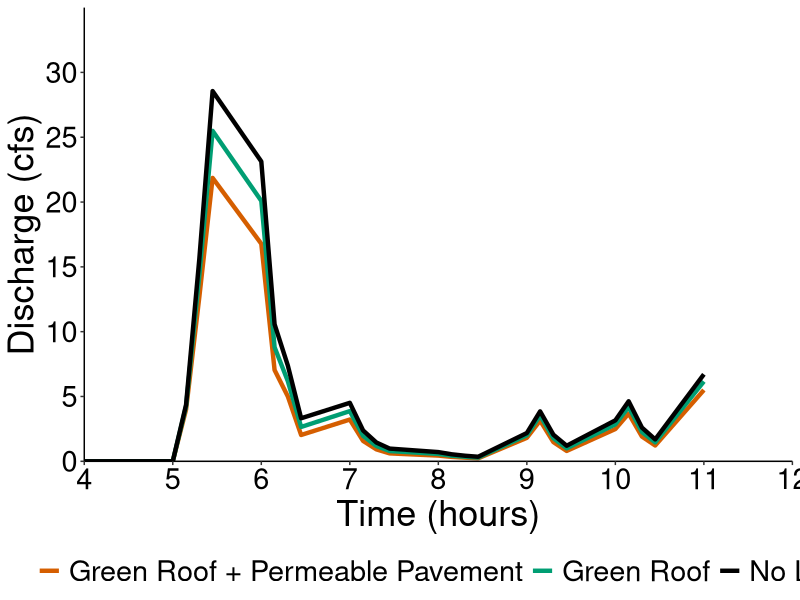
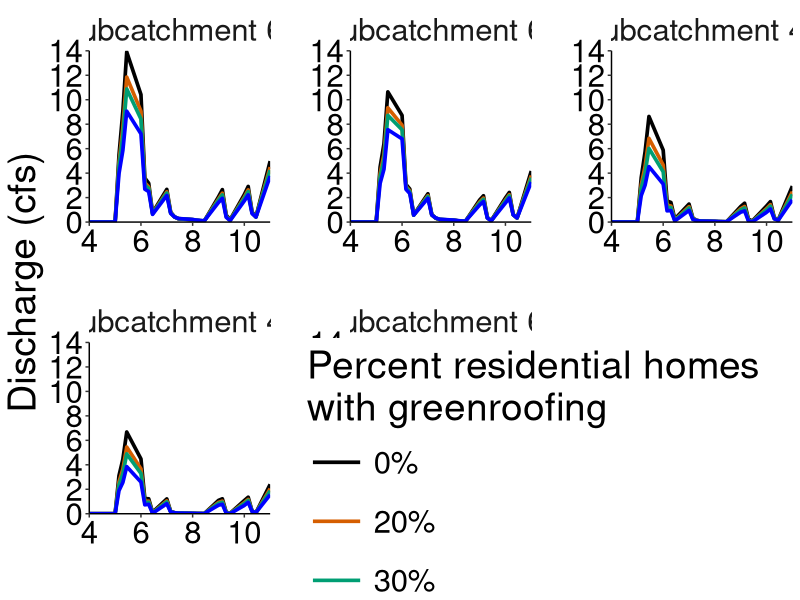
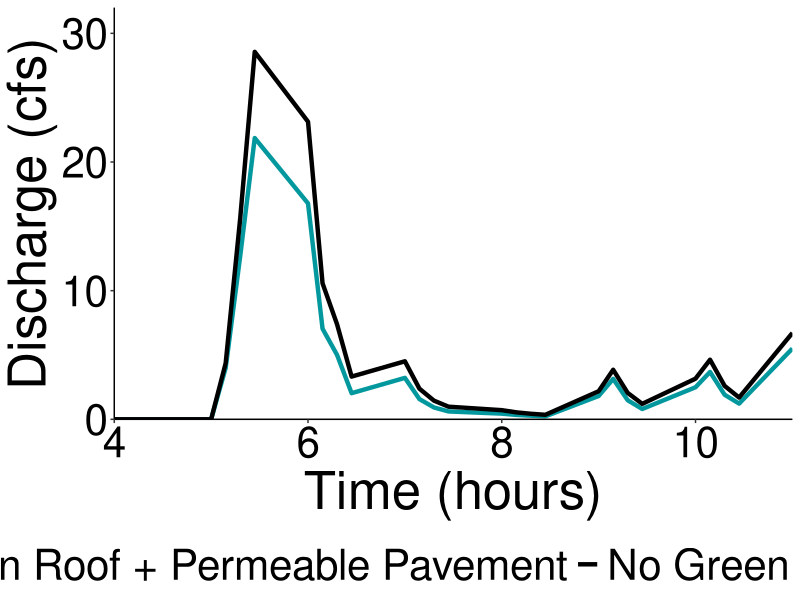
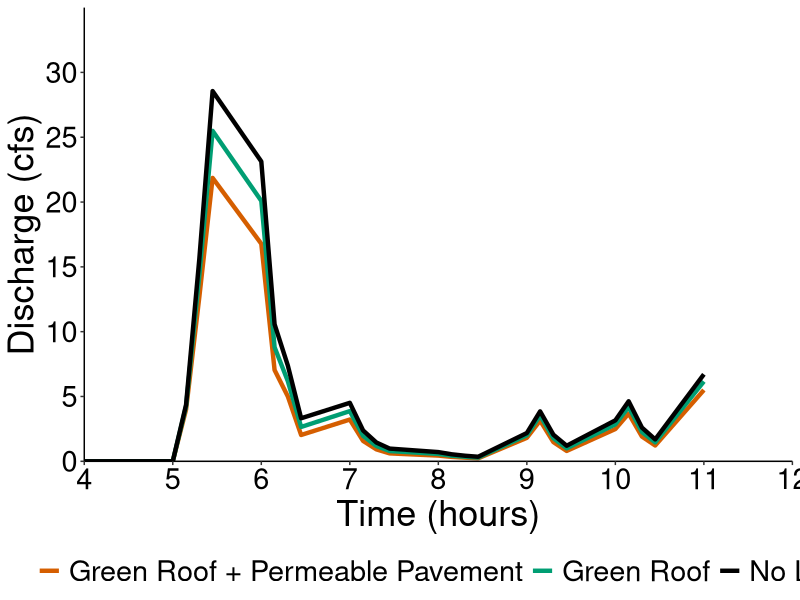
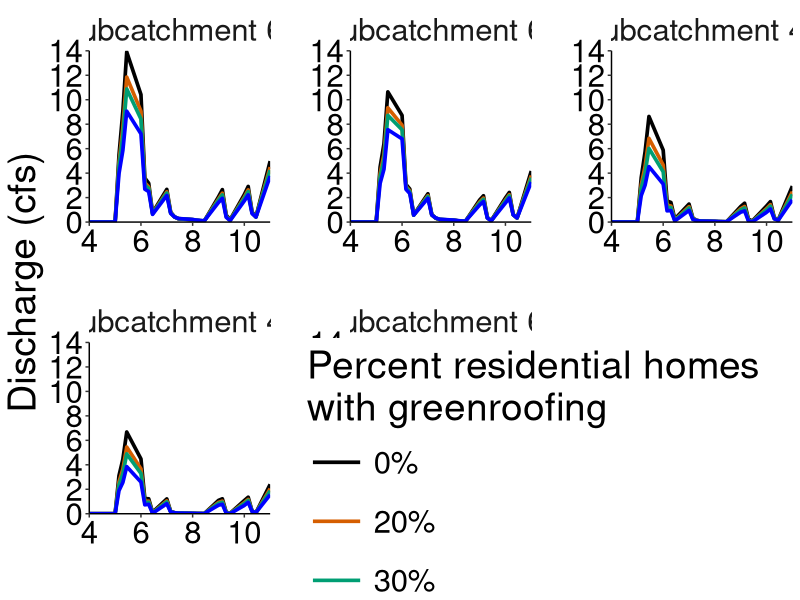

Generate these figures, in order, with R: (Note: this script raises an error after producing the figures.)
## ---- chunk 1
knitr::opts_chunk$set(echo = TRUE)
library(tidyverse) #For data wrangling
library(here)
library(kableExtra) # for tables
library(gganimate) # for creating gif
## ---- chunk 2
#read in data
subcatch_78runoff <- read.csv(here("LID_Graphs", "subcatchment78_LID_runoff.csv"))
wailupe_greenroof_top5 <- read.csv(here("LID_Graphs", "wailupe_greenroof_top5.csv"))
## ---- chunk 3
#Create graph for subcatchment 78 runoff 

cbp2 <- c("#D55E00","#009E73", "#000000")

runoff_78 <- ggplot(subcatch_78runoff, aes(x=time, y = runoff_cfs, color = lid_type)) + 
  geom_line(aes(color=lid_type), size= 1.5)+
  theme_classic()+
  labs(x="Time (hours)", y="Discharge (cfs)")+
  scale_y_continuous(limits= c(0,35), breaks= seq(0,30, by= 5),expand= c(0,0))+
  scale_x_continuous(limits= c(4,12), breaks= seq(0,12, by= 1),expand= c(0,0))+
  theme(legend.title = element_blank())+
  theme(legend.position="bottom") +
  scale_colour_manual(labels = c("Green Roof + Permeable Pavement", "Green Roof", "No LID"), values= cbp2) +
  theme(text=element_text(color="black"),axis.text=element_text(color="black")) +
  theme(text = element_text(size =26))

runoff_78

ggsave("lid_runoff_78.png", runoff_78, width = 16, height = 10, units = "in" )

## animated plot

runoff_78_animate <- ggplot(subcatch_78runoff, aes(x=time, y = runoff_cfs, color = lid_type)) + 
  geom_line(aes(color=lid_type), size= 1.5)+
  theme_classic()+
  labs(x="Time (hours)", y="Discharge (cubic feet / second)")+
  scale_y_continuous(limits= c(0,35), breaks= seq(0,30, by= 5),expand= c(0,0))+
  scale_x_continuous(limits= c(4,12), breaks= seq(0,12, by= 1),expand= c(0,0))+
  theme(legend.title = element_blank())+
  theme(legend.position="bottom") +
  scale_colour_manual(labels = c("Green Roof + Permeable Pavement", "Green Roof", "No LID"), values= cbp2) +
  theme(text=element_text(color="black"),axis.text=element_text(color="black")) +
  theme(text = element_text(size =26)) +
    transition_reveal(time)

runoff_78_animate

# animate in a two step process:
  # animate(runoff_78_animate, height = 900, width =1000, renderer = gifski_renderer(loop = FALSE), bg = 'transparent')
   # anim_save("runoff_78_animate.gif")  
## ---- chunk 4
# graph green roof scenarios for top 5 runoff hotspots 

cbp2 <- c("#000000","#D55E00","#009E73", 'blue')

top5 <- ggplot(wailupe_greenroof_top5, aes(x=time, y = runoff_cfs, color = perc_greenroof)) + 
  geom_line(aes(color=perc_greenroof), size= 1.25)+
  theme_classic() +
  facet_wrap(~factor(subcatchment, levels=c('Subcatchment 67','Subcatchment 68','Subcatchment 45','Subcatchment 47', 'Subcatchment 60')), scales = "free")+ # arrange by 67, 68, 45, 47, 60  
  labs(x="Time (hours)", y="Discharge (cfs)")+
  scale_y_continuous(limits= c(0,14), breaks= seq(0,14, by= 2),expand= c(0,0))+
  scale_x_continuous(limits= c(4,11), breaks= seq(4,11, by= 2),expand= c(0,0))+
  theme(panel.spacing.x = unit(10, "mm"), 
        panel.spacing.y= unit(10, "mm"),
        strip.background = element_blank()) +
  theme(legend.position="right") +
  scale_colour_manual(labels = c("0%", "20%", "30%", "50%"), values= cbp2, name = "Percent residential homes \nwith greenroofing") +
  theme(text=element_text(color="black"),axis.text=element_text(color="black")) +
  theme(text = element_text(size =28)) + 
  theme(
    legend.position = c(.98, .38),
    legend.justification = c("right", "top"),
    legend.box.just = "right",
    legend.margin = margin(6, 6, 6, 6), 
    legend.key.size = unit(1.5, "cm"),
    legend.title=element_text(size=28)) 

top5

ggsave("top5.png", top5, width = 20, height = 10, units = "in")

## ---- chunk 5
## read in each percent green roof
wailupe_greenroof_20perc <- read.csv(here("LID_Graphs", "wailupe_green_roofs_20percentresults.csv"))
wailupe_greenroof_30perc <- read.csv(here("LID_Graphs", "wailupe_green_roofs_30percentresults.csv"))
wailupe_greenroof_50perc <- read.csv(here("LID_Graphs", "wailupe_green_roofs_50percentresults.csv"))
## ---- chunk 6
wailupe_greenroof_20perc_table <- wailupe_greenroof_20perc %>% 
  arrange(desc(Runoff.Coefficient)) %>%  
  kable(col.names=c("Subcatchment","Total Runoff (10$^{6}$ gal)", "Peak Runoff (cfs)", "Runoff Coefficient")) %>%
  kable_styling(bootstrap_options = "striped")

wailupe_greenroof_20perc_table


wailupe_greenroof_30perc_table <- wailupe_greenroof_30perc %>% 
  arrange(desc(Runoff.Coefficient)) %>%  
  kable(col.names=c("Subcatchment","Total Runoff (10$^{6}$ gal)", "Peak Runoff (cfs)", "Runoff Coefficient")) %>%
  kable_styling(bootstrap_options = "striped")

wailupe_greenroof_30perc_table

wailupe_greenroof_50perc_table <- wailupe_greenroof_50perc %>% 
  arrange(desc(Runoff.Coefficient)) %>%  
  kable(col.names=c("Subcatchment","Total Runoff (10$^{6}$ gal)", "Peak Runoff (cfs)", "Runoff Coefficient")) %>%
  kable_styling(bootstrap_options = "striped")

wailupe_greenroof_50perc_table
## ---- chunk 7
## black = no lid 
## blue = combined = #03989E

cp3 <- c("#03989E", "#000000")

subcatch_78runoff_nolid_comb <- subcatch_78runoff %>% 
  filter(lid_type %in% c("no_lid", "combined"))

# to export sub 78 df with just no_lid and combined greenroof and permeable pavement 
# write.csv(subcatch_78runoff_nolid_comb, "subcatch_78runoff_nolid_comb.csv")

runoff_78_nolid_comb <- ggplot(subcatch_78runoff_nolid_comb, aes(x=time, y = runoff_cfs, color = lid_type)) + 
  geom_line(aes(color=lid_type), size= 1.5)+
  theme_classic()+
  labs(x="Time (hours)", y="Discharge (cfs)")+
  scale_y_continuous(limits= c(0,32), breaks= seq(0,30, by= 10),expand= c(0,0))+
  scale_x_continuous(limits= c(4,11), breaks= seq(0,12, by= 2),expand= c(0,0))+
  theme(legend.title = element_blank())+
  theme(legend.position="bottom") +
  scale_colour_manual(labels = c("Green Roof + Permeable Pavement", "No Green Infastructure"), values= cp3) +
  theme(text=element_text(color="black"),axis.text=element_text(color="black")) +
  theme(text = element_text(size =38))

runoff_78_nolid_comb

# ggsave("runoff_78_nolid_comb.png", runoff_78_nolid_comb, width = 16, height = 10, units = "in" )

## animated plot for publics
runoff_78_nolid_comb_animate <- ggplot(subcatch_78runoff_nolid_comb, aes(x=time, y = runoff_cfs, color = lid_type)) + 
  geom_line(aes(color=lid_type), size= 1.5)+
  theme_classic()+
  labs(x="Time (hours)", y="Discharge (cubic feet / second)")+
  scale_y_continuous(limits= c(0,32), breaks= seq(0,30, by= 10),expand= c(0,0))+
  scale_x_continuous(limits= c(4,11), breaks= seq(0,12, by= 2),expand= c(0,0))+
  theme(legend.title = element_blank())+
  guides(color = guide_legend(override.aes = list(size = 3))) + # changes line thickness on legend
  theme(legend.position="bottom") +
  scale_colour_manual(labels = c("Green Roof + Permeable Pavement", "No Green Infastructure"), values= cp3) +
  theme(text=element_text(color="black"),axis.text=element_text(color="black")) +
  theme(text = element_text(size=38)) +
  transition_reveal(time) 
# +
#   theme(
#     panel.background = element_rect(fill = "transparent"), # bg of the panel
#     plot.background = element_rect(fill = "transparent", color = NA), # bg of the plot
#     panel.grid.major = element_blank(), # get rid of major grid
#     panel.grid.minor = element_blank(), # get rid of minor grid
#     legend.background = element_rect(fill = "transparent"), # get rid of legend bg
#   )

runoff_78_nolid_comb_animate

# animate in a two step process:
 animate(runoff_78_nolid_comb_animate, height = 900, width =1000, renderer = gifski_renderer(loop = FALSE), bg = 'transparent')

  anim_save("runoff_78_nolid_comb_animate.gif") 

## ---- chunk 8
runoff_78_nolid_comb_v2 <- ggplot(subcatch_78runoff_nolid_comb, aes(x=time, y = runoff_cfs, color = lid_type)) + 
  geom_line(aes(color=lid_type), size= 1.5)+
  theme_classic()+
  labs(x="Time (hours)", y="Discharge (cubic feet / second)")+
  scale_y_continuous(limits= c(0,32), breaks= seq(0,30, by= 10),expand= c(0,0))+
  scale_x_continuous(limits= c(4,11), breaks= seq(0,12, by= 2),expand= c(0,0))+
  guides(color = guide_legend(override.aes = list(size = 3))) + # changes line thickness on legend
  theme(legend.title = element_blank())+
  theme(legend.position="bottom") +
  scale_colour_manual(labels = c("Green Roof + Permeable Pavement", "No Green Infastructure"), values= cp3) +
  theme(text=element_text(color="white"),
        axis.text=element_text(color="white")) +
  theme(text = element_text(size =38)) +
  theme(
    panel.background = element_rect(fill = "transparent"), # bg of the panel
    plot.background = element_rect(fill = "transparent", color = NA), # bg of the plot
    panel.grid.major = element_blank(), # get rid of major grid
    panel.grid.minor = element_blank(), # get rid of minor grid
    legend.background = element_rect(fill = "transparent"), # get rid of legend bg
    legend.box.background = element_rect(fill = "transparent", colour="transparent"),  # get rid of legend panel bg +
  axis.line = element_line(colour = "white"),
  axis.title.x = element_text(color="white"),
  axis.title.y = element_text(color="white"),
  axis.text.x= element_text(color = "white"),
  axis.text.y= element_text(color = "white"),
  axis.ticks = element_line(colour = "white"))


runoff_78_nolid_comb_v2


# ggsave('runoff_78_nolid_comb_v2.png', runoff_78_nolid_comb_v2, width = 14, height = 11, units = "in")
